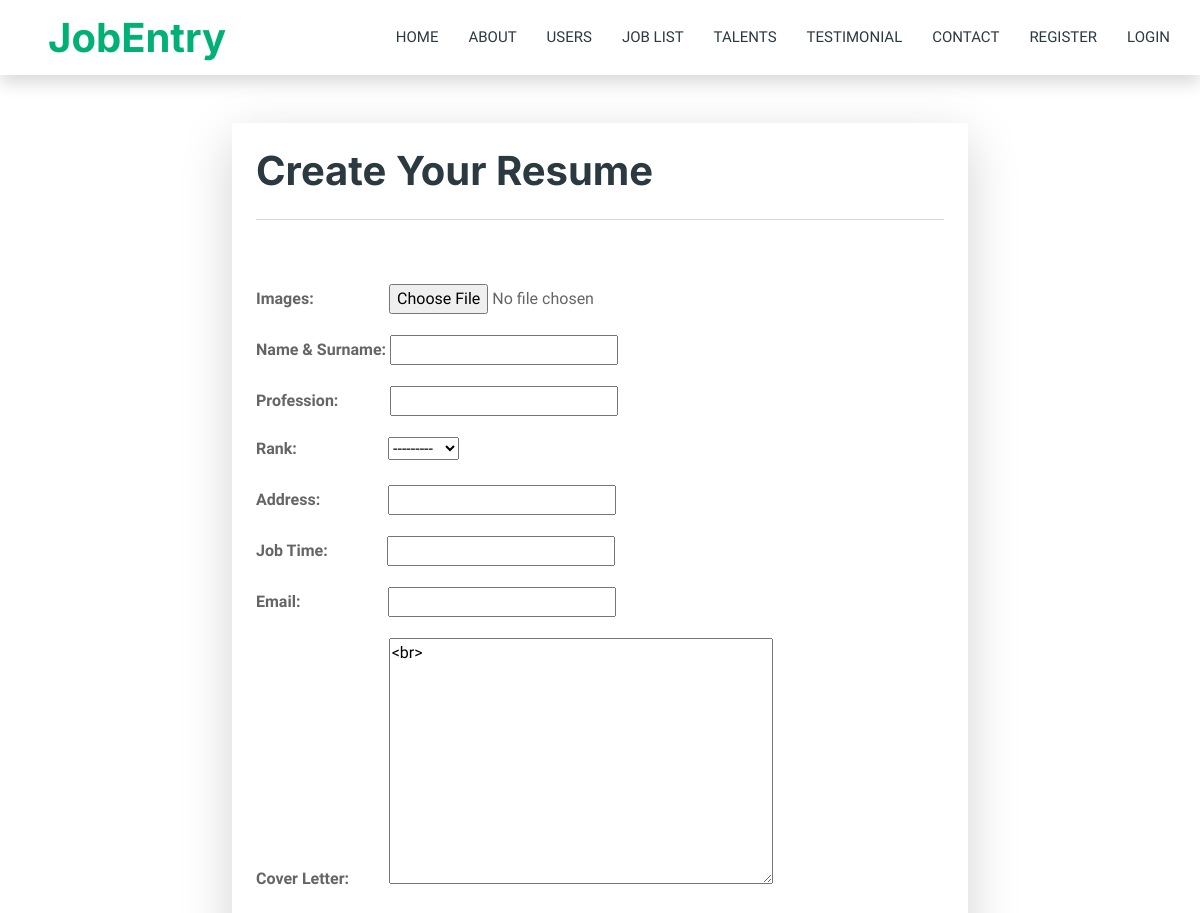
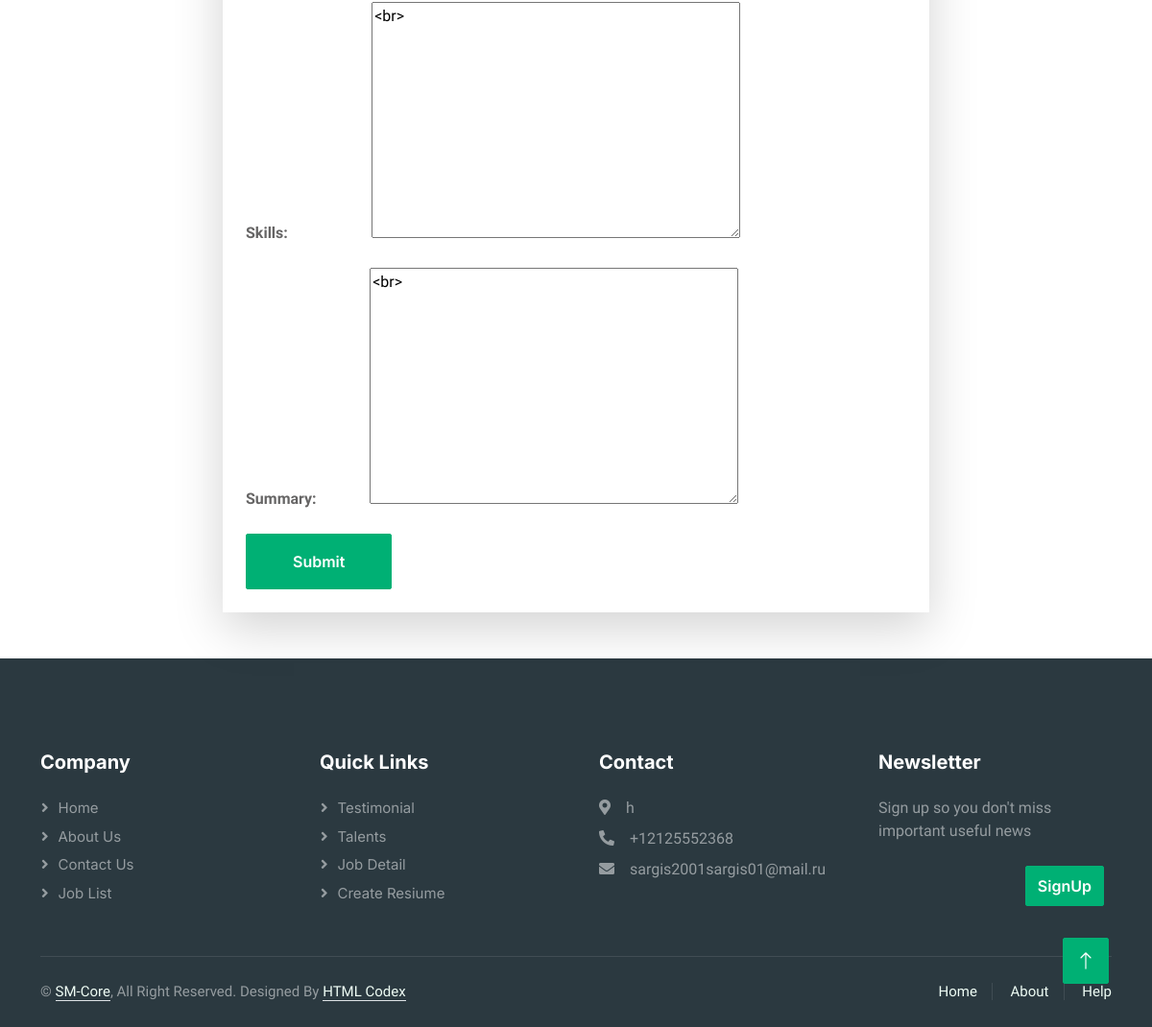
The page /resiume/ on the database its author committed (2 pictures, top to bottom).
### main/models.py (models this page shows, shortened)
class ContactUs(models.Model):
    address=models.CharField('address',max_length=50)
    email=models.EmailField('email')
    phone=PhoneNumberField()
    class Meta:
        verbose_name='Contact Us'
        verbose_name_plural='Contact Us'

### main/views.py (the view, shortened to what this page needs)
# urls.py: path('resiume/',Resiume.as_view(),name='resiume'),
class Resiume(ListView):
    template_name='resiume.html'
    def get(self,request):
        form=TalentForm
        contactus=ContactUs.objects.get()
        context={
            'link':'Resiume',
            'form':form,
            'contactus':contactus,
                }
        return render(request,self.template_name,context)

### main/Templates/resiume.html (shortened to what this page needs)
{% extends 'base.html' %}
{% block content %}
<div class="container mt-5">
    <div class="row">
        <div class="col-lg-8 mx-auto">
            <form action="" method="post" enctype="multipart/form-data" class="p-4 shadow-lg rounded-lg">
                <h1 class="mb-4">Create Your Resume</h1>
                <hr><br><br>
                <div class="mb-3">
                    <label for="{{ form.img.id_for_label }}" class="form-label d-inline-block"><b>Images:</b></label>
                    &nbsp;&nbsp;&nbsp;{{ form.img }}
                </div>
                <div class="mb-3">
                    <label for="{{ form.name.id_for_label }}" class="form-label d-inline-block"><b>Name & Surname:</b></label>
                    {{ form.name }}
                </div>
                <div class="mb-3">
                    <label for="{{ form.prof.id_for_label }}" class="form-label d-inline-block"><b>Profession:</b></label>
                    &nbsp;&nbsp;&nbsp;&nbsp;&nbsp;&nbsp;&nbsp;&nbsp;&nbsp;&nbsp;&nbsp;&nbsp;{{ form.prof|linebreaksbr }}
                </div>
                <div class="mb-3">
                    <label for="{{ form.rank.id_for_label }}" class="form-label d-inline-block"><b>Rank:</b></label>
                    &nbsp;&nbsp;&nbsp;&nbsp;&nbsp;&nbsp;&nbsp;{{ form.rank }}
                </div>
                <div class="mb-3">
                    <label for="{{ form.address.id_for_label }}" class="form-label d-inline-block"><b>Address:</b></label>
                    {{ form.address }}
                </div>
                <div class="mb-3">
                    <label for="{{ form.jobtime.id_for_label }}" class="form-label d-inline-block"><b>Job Time:</b></label>
                    &nbsp;&nbsp;&nbsp;&nbsp;&nbsp;&nbsp;&nbsp;&nbsp;&nbsp;&nbsp;&nbsp;&nbsp;&nbsp;&nbsp;{{ form.jobtime }}
                </div>
                <div class="mb-3">
                    <label for="{{ form.email.id_for_label }}" class="form-label d-inline-block"><b>Email:</b></label>
                    &nbsp;&nbsp;&nbsp;&nbsp;&nbsp;&nbsp;&nbsp;&nbsp;&nbsp;&nbsp;{{ form.email }}
                </div>
                <div class="mb-3">
                    <label for="{{ form.coverlatter.id_for_label }}" class="form-label d-inline-block"><b>Cover Letter:</b></label>
                    &nbsp;&nbsp;&nbsp;&nbsp;&nbsp;&nbsp;&nbsp;&nbsp;&nbsp;{{ form.coverlatter|linebreaksbr }}
                </div>
                <div class="mb-3">
                    <label for="{{ form.skill.id_for_label }}" class="form-label d-inline-block"><b>Skills:</b></label>
                    &nbsp;&nbsp;&nbsp;&nbsp;&nbsp;&nbsp;&nbsp;&nbsp;{{ form.skill|linebreaksbr }}
                </div>
                <div class="mb-3">
                    <label for="{{ form.summery.id_for_label }}" class="form-label d-inline-block"><b>Summary:</b></label>
                    &nbsp;&nbsp;&nbsp;&nbsp;&nbsp;&nbsp;&nbsp;&nbsp;&nbsp;&nbsp;&nbsp;&nbsp;&nbsp;{{ form.summery|linebreaksbr }}
                </div>
                <button type="submit" class="btn btn-primary py-3 px-5">Submit</button>
            </form>
        </div>
    </div>
</div>
{% endblock %}

### main/Templates/base.html (shortened to what this page needs)
{% load static %}
<!DOCTYPE html>
<html lang="en">
<head>
    <link href="https://cdnjs.cloudflare.com/ajax/libs/font-awesome/5.10.0/css/all.min.css" rel="stylesheet">
    <link href="https://cdn.jsdelivr.net/npm/bootstrap-icons@1.4.1/font/bootstrap-icons.css" rel="stylesheet">
    <link href="{% static 'lib/animate/animate.min.css' %}" rel="stylesheet">
    <link href="{% static 'lib/owlcarousel/assets/owl.carousel.min.css' %}" rel="stylesheet">
    <link href="{% static 'css/bootstrap.min.css' %}" rel="stylesheet">
    <link href="{% static 'css/style.css' %}" rel="stylesheet">
</head>
<body>
    <div class="container-xxl bg-white p-0">
        <nav class="navbar navbar-expand-lg bg-white navbar-light shadow sticky-top p-0">
            <a href="{% url 'home' %}" class="navbar-brand d-flex align-items-center text-center py-0 px-4 px-lg-5">
                <h1 class="m-0 text-primary">JobEntry</h1>
            </a>
            <div class="collapse navbar-collapse" id="navbarCollapse">
                <div class="navbar-nav ms-auto p-4 p-lg-0">
                    <a href="{% url 'home' %}" class="nav-item nav-link">Home</a>
                    <a href="{% url 'about' %}" class="nav-item nav-link">About</a>
                    <a href="{% url 'searchuser' %}" class="nav-item nav-link">Users</a>
                        <a href="{% url 'joblist' %}" class="nav-link dropdown">Job List</a>
                        <a href="{% url 'talent' %}" class="nav-link dropdown">Talents</a>
                        <a href="{% url 'testimonial' %}" class="nav-link dropdown">Testimonial</a>
                    <a href="{% url 'contact' %}" class="nav-item nav-link">Contact</a>
                    {% if user.is_authenticated %}
                        <a href="{% url 'logout' %}" class="btn btn-primary rounded-0 py-4 px-lg-5 d-none d-lg-block">Logout<i class="fa fa-arrow-right ms-3"></i></a>
                    {% else %}
                        <a href="{% url 'register' %}" class="nav-item nav-link">Register</a>
                        <a href="{% url 'login' %}" class="nav-item nav-link">Login</a>
                        {% endif %}
                    </div>
            </div>
        </nav>
        {% block content %}
        {% endblock %}
        <div class="container-fluid bg-dark text-white-50 footer pt-5 mt-5 wow fadeIn" data-wow-delay="0.1s">
        <div class="container py-5">
            <div class="row g-5">
                <div class="col-lg-3 col-md-6">
                    <h5 class="text-white mb-4">Company</h5>
                    <a class="btn btn-link text-white-50" href="{% url 'home' %}">Home</a>
                    <a class="btn btn-link text-white-50" href="{% url 'about' %}">About Us</a>
                    <a class="btn btn-link text-white-50" href="{% url 'contact' %}">Contact Us</a>
                    <a class="btn btn-link text-white-50" href="{% url 'joblist' %}">Job List</a>
                </div>
                <div class="col-lg-3 col-md-6">
                    <h5 class="text-white mb-4">Quick Links</h5>
                    <a class="btn btn-link text-white-50" href="{% url 'testimonial' %}">Testimonial</a>
                    <a class="btn btn-link text-white-50" href="{% url 'talent' %}">Talents</a>
                    <a class="btn btn-link text-white-50" href="{% url 'detail' 1 %}">Job Detail</a>
                {% if user.is_authenticated %}
                    <a class="btn btn-link text-white-50" href="{% url 'resiume'  %}">Create Resiume</a>
                {% else %}
                    <a class="btn btn-link text-white-50" href="{% url 'login'  %}">Create Resiume</a>
                {% endif %}
                </div>
                <div class="col-lg-3 col-md-6">
                    <h5 class="text-white mb-4">Contact</h5>
                    <p class="mb-2"><i class="fa fa-map-marker-alt me-3"></i>{{ contactus.address }}</p>
                    <p class="mb-2"><i class="fa fa-phone-alt me-3"></i>{{ contactus.phone }}</p>
                    <p class="mb-2"><i class="fa fa-envelope me-3"></i>{{ contactus.email }}</p>
                </div>
                <div class="col-lg-3 col-md-6">
                    <h5 class="text-white mb-4">Newsletter</h5>
                    <p>Sign up so you don't miss important useful news</p>
                    {% if user.is_authenticated %}
                    <div class="position-relative mx-auto" style="max-width: 400px;">
                        <a href="{% url 'contact' %}"><button type="button" class="btn btn-primary py-2 position-absolute top-0 end-0 mt-2 me-2">Post a review</button></a>
                    </div>
                    {% else %}
                    <div class="position-relative mx-auto" style="max-width: 400px;">
                        <a href="{% url 'register' %}"><button type="button" class="btn btn-primary py-2 position-absolute top-0 end-0 mt-2 me-2">SignUp</button></a>
                    </div>
                    {% endif %}
                </div>
            </div>
        </div>
        <div class="container">
            <div class="copyright">
                <div class="row">
                    <div class="col-md-6 text-center text-md-start mb-3 mb-md-0">
                        &copy; <a class="border-bottom" href="{% url 'home' %}">SM-Core</a>, All Right Reserved.
                        Designed By <a class="border-bottom" href="https://htmlcodex.com">HTML Codex</a>
                    </div>
                    <div class="col-md-6 text-center text-md-end">
                        <div class="footer-menu">
                            <a href="{% url 'home' %}">Home</a>
                            <a href="{% url 'about' %}">About</a>
                            <a href="{% url 'contact' %}">Help</a>
                        </div>
                    </div>
                </div>
            </div>
        </div>
    </div>
        <a href="#" class="btn btn-lg btn-primary btn-lg-square back-to-top"><i class="bi bi-arrow-up"></i></a>
    </div>
</body>
</html>

### main/static/css/style.css (style rules this page uses)
:root { --primary: #00B074; --secondary: #2B9BFF; --light: #EFFDF5; --dark: #2B3940; }
.back-to-top { position: fixed; display: none; right: 45px; bottom: 45px; z-index: 99; }
.btn { font-family: 'Inter', sans-serif; font-weight: 600; transition: .5s; }
.btn.btn-primary, .btn.btn-secondary { color: #FFFFFF; }
.btn-lg-square { width: 48px; height: 48px; }
.btn-square, .btn-sm-square, .btn-lg-square { padding: 0; display: flex; align-items: center; justify-content: center; font-weight: normal; border-radius: 2px; }
.navbar-dark .navbar-nav .nav-link, .navbar-light .navbar-nav .nav-link { margin-right: 30px; padding: 25px 0; color: #FFFFFF; font-size: 15px; text-transform: uppercase; outline: none; }
.navbar-light .navbar-brand, .navbar-light a.btn { height: 75px; }
.navbar-light .navbar-nav .nav-link { color: var(--dark); font-weight: 500; }
.navbar-light.sticky-top { top: -100px; transition: .5s; }
.footer .btn.btn-link { display: block; margin-bottom: 5px; padding: 0; text-align: left; font-size: 15px; font-weight: normal; text-transform: capitalize; transition: .3s; }
.footer .btn.btn-link::before { position: relative; content: "\f105"; font-family: "Font Awesome 5 Free"; font-weight: 900; margin-right: 10px; }
.footer .copyright { padding: 25px 0; font-size: 15px; border-top: 1px solid rgba(256, 256, 256, .1); }
.footer .copyright a { color: var(--light); }
.footer .footer-menu a { margin-right: 15px; padding-right: 15px; border-right: 1px solid rgba(255, 255, 255, .1); }
.footer .footer-menu a:last-child { margin-right: 0; padding-right: 0; border-right: none; }

### rows shown on the page
ContactUs: address "h", phone "+12125552368", email "sargis2001sargis01@mail.ru"
